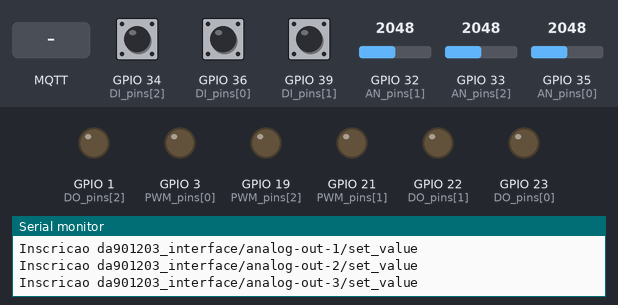
Bench run of a sketch on a simulated ESP32. Shown: output pins drawn as LEDs (lit = HIGH), the last lines printed to the serial monitor. The inputs (shaded band) are chosen by the test bench; at power-on: GPIO 32 (AN_pins[1]) = 2048, GPIO 33 (AN_pins[2]) = 2048, GPIO 34 (DI_pins[2]) HIGH, GPIO 35 (AN_pins[0]) = 2048, GPIO 36 (DI_pins[0]) HIGH, GPIO 39 (DI_pins[1]) HIGH. WiFi joins after 1.5 s; servers stay silent unless stated; no MQTT or app messages arrive unless stated.

Above: at 2.7 s.
2.8 s: MQTT message "5" arrives on the first subscribed topic
At 4.0 s:
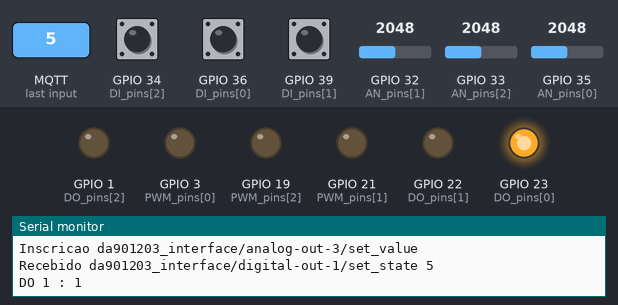
4.3 s: MQTT message "5" arrives on the second subscribed topic
At 5.3 s:
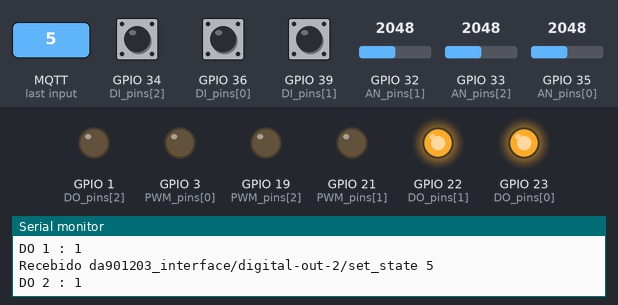
5.8 s: MQTT message "on" arrives on the first subscribed topic
At 6.4 s:
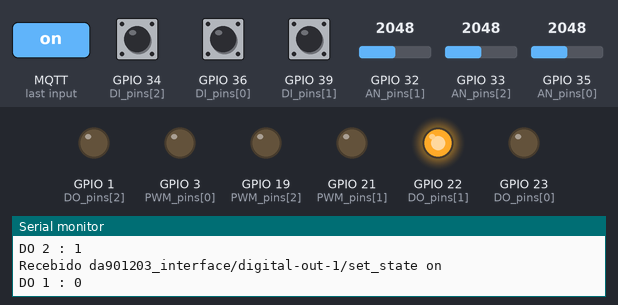
7.3 s: MQTT message "5" arrives on the third subscribed topic
At 7.6 s:
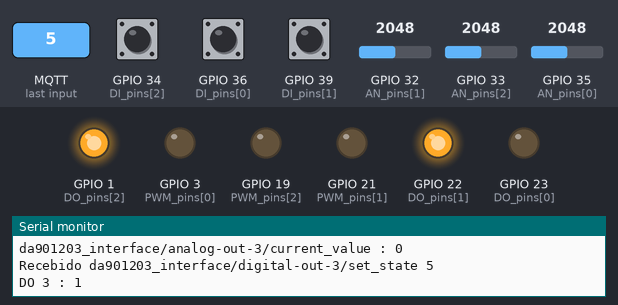
8.8 s: MQTT message "off" arrives on the second subscribed topic
At 10.0 s:
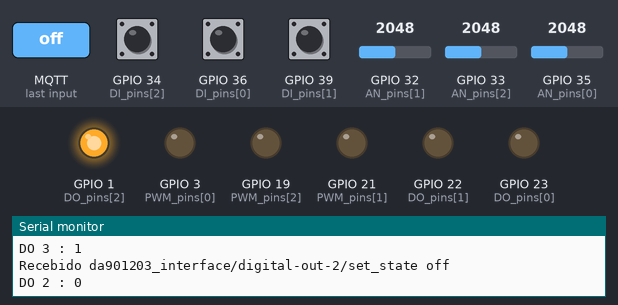
10.3 s: MQTT message "90" arrives on the first subscribed topic
At 11.1 s:
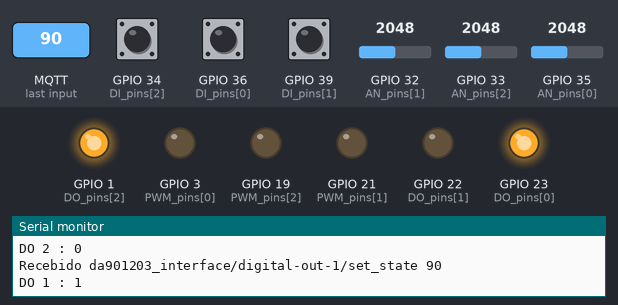
Timing chart, 0 to 12.8 s (numbered marks = the images above; inputs shaded):
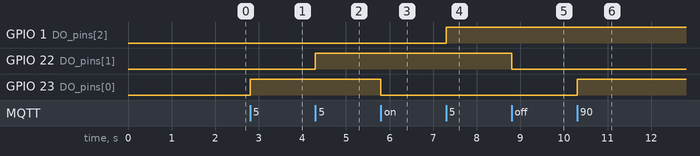

Measured:
- after the input at 2.8 s, GPIO 23 (DO_pins[0]): LOW → HIGH at once
- after the input at 4.3 s, GPIO 22 (DO_pins[1]): LOW → HIGH at once
- after the input at 5.8 s, GPIO 23 (DO_pins[0]): HIGH → LOW at once
- after the input at 7.3 s, GPIO 1 (DO_pins[2]): LOW → HIGH at once
- after the input at 8.8 s, GPIO 22 (DO_pins[1]): HIGH → LOW at once
- after the input at 10.3 s, GPIO 23 (DO_pins[0]): LOW → HIGH at once

The sketch:

SM_T6_G4.ino
```cpp
//SM_T6_G4 (Allexia - Davi - Gabriel)

#include <WiFi.h>
#include <PubSubClient.h>
#include <strings.h>

//pinout
const byte DI_pins[3] = {36, 39, 34};
const byte DO_pins[3] = {23, 22, 1};
const byte AN_pins[3] = {35, 32, 33};
const byte PWM_pins[3] = {3, 21, 19};
const uint8_t PWM_channels[3] = {0, 1, 2};

//variáveis para registro dos estados do I/O
bool DI_state[3] = {false, false, false};
bool DO_state[3] = {false, false, false};
uint16_t AN_state[3] = {0, 0, 0};
uint16_t PWM_state[3] = {0, 0, 0};

//configuraçãoes WiFi
const char* ssid = "****";
const char* password = "****";
WiFiClient wifiClient;

//configurações MQTT
const char* mqtt_server = "mqtt.eclipse.org";
const char* clientID = "a76bbee9_esp32";
const char* subTopics[2][2] = {
  {"da901203_interface/digital-out-", "/set_state"},
  {"da901203_interface/analog-out-", "/set_value"}
};
const char* pubTopics[4][2] = {
  {"da901203_interface/digital-in-", "/current_state"},
  {"da901203_interface/digital-out-", "/current_state"},
  {"da901203_interface/analog-in-", "/current_value"},
  {"da901203_interface/analog-out-", "/current_value"}
};
PubSubClient mqttClient(wifiClient);

//timer para publicação periódica
hw_timer_t * pubTimer = NULL;
volatile bool toPublish = false;

void IRAM_ATTR setPublish(){
  toPublish = true;
}

void publish(){
  char topic[120] = "";
  char val[12] = "";
  for(uint8_t i=0; i<3; i++){
    (String(pubTopics[0][0]) + String(i+1, DEC) + String(pubTopics[0][1])).toCharArray(topic, 120);
    String((int)DI_state[i]).toCharArray(val, 12);
    mqttClient.publish((const char*)topic, (const char*)val, true);
    Serial.print(topic);
    Serial.print(" : ");
    Serial.println(val);

    (String(pubTopics[1][0]) + String(i+1, DEC) + String(pubTopics[1][1])).toCharArray(topic, 120);
    String((int)DO_state[i]).toCharArray(val, 12);
    mqttClient.publish((const char*)topic, (const char*)val, true);
    Serial.print(topic);
    Serial.print(" : ");
    Serial.println(val);

    (String(pubTopics[2][0]) + String(i+1, DEC) + String(pubTopics[2][1])).toCharArray(topic, 120);
    String((int)AN_state[i]).toCharArray(val, 12);
    mqttClient.publish((const char*)topic, (const char*)val, true);
    Serial.print(topic);
    Serial.print(" : ");
    Serial.println(val);

    (String(pubTopics[3][0]) + String(i+1, DEC) + String(pubTopics[3][1])).toCharArray(topic, 120);
    String((int)PWM_state[i]).toCharArray(val, 12);
    mqttClient.publish((const char*)topic, (const char*)val, true);
    Serial.print(topic);
    Serial.print(" : ");
    Serial.println(val);
  }
  toPublish = false;
}

void wifiConnect(){
  delay(10);
  Serial.print("Conectando a rede ");
  Serial.print(ssid);
  WiFi.begin(ssid, password);
  while(WiFi.status()!=WL_CONNECTED){
    delay(500);
    Serial.print(".");
  }
  Serial.print("OK! IP: ");
  Serial.println(WiFi.localIP());
}

void mqttReconnect(){
  while(!mqttClient.connected()){
    if(mqttClient.connect(clientID)){
      Serial.println("Conexao OK!");
      for(uint8_t i=0; i<2; i++){
        for(uint8_t j=0; j<3; j++){
          char topic[120] = "";
          (String(subTopics[i][0]) + String(j+1, DEC) + String(subTopics[i][1])).toCharArray(topic, 120);
          mqttClient.subscribe(topic);
          Serial.print("Inscricao ");
          Serial.println(topic);
        }
      }
    }else{
      Serial.print("Falha conexao, ");
      Serial.println(mqttClient.state());
      delay(1000);
    }
  }
}

void mqttCallback(char* topic, byte* payload, unsigned int length){
  String topicS = String(topic);
  Serial.print("Recebido ");
  Serial.print(topicS);
  Serial.print(" ");
  Serial.println((const char *)payload);
  int canal, valor;
  valor =  atoi((const char *)payload);
  if(topicS.startsWith(subTopics[0][0])&&topicS.endsWith(subTopics[0][1])){
    canal = (int)topicS.charAt(strlen(subTopics[0][0]))-48;
    digitalWrite(DO_pins[canal-1], (bool) valor);
    DO_state[canal-1] = (bool) valor;
    Serial.print("DO ");
    Serial.print(canal);
    Serial.print(" : ");
    Serial.println((bool) valor);
  }
  else if (topicS.startsWith(subTopics[1][0])&&topicS.endsWith(subTopics[1][1])){
    canal = (int)topicS.charAt(strlen(subTopics[1][0]))-48;
    ledcWrite(PWM_channels[canal-1], valor);
    PWM_state[canal-1] = valor;
    Serial.print("PWM ");
    Serial.print(canal);
    Serial.print(" : ");
    Serial.println(valor);
  }
}

void setup() {
  for(uint8_t i=0; i<3; i++){ //inicialização dos pinos
    pinMode(DI_pins[i], INPUT_PULLUP);
    pinMode(DO_pins[i], OUTPUT);
    digitalWrite(DO_pins[i], LOW);
    pinMode(AN_pins[i], INPUT);
    pinMode(PWM_pins[i], OUTPUT);
    ledcSetup(PWM_channels[i], 5000, 10);
    ledcAttachPin(PWM_pins[i], PWM_channels[i]);
    ledcWrite(PWM_channels[i], 0);
  }

  wifiConnect();
  mqttClient.setServer(mqtt_server, 1883);
  mqttClient.setCallback(mqttCallback);

  pubTimer = timerBegin(0, 80, true);
  timerAttachInterrupt(pubTimer, &setPublish, true);
  timerAlarmWrite(pubTimer, 5000000, true);
  timerAlarmEnable(pubTimer);
  Serial.begin(115200);
}

void loop() {
  if(!mqttClient.connected())
    mqttReconnect();
  mqttClient.loop();

  if(toPublish)
    publish();

  for(uint8_t i=0; i<3; i++){ //leitura das entradas
    DI_state[i] = digitalRead(DI_pins[i]);
    AN_state[i] = analogRead(AN_pins[i]);
  }
}
```
